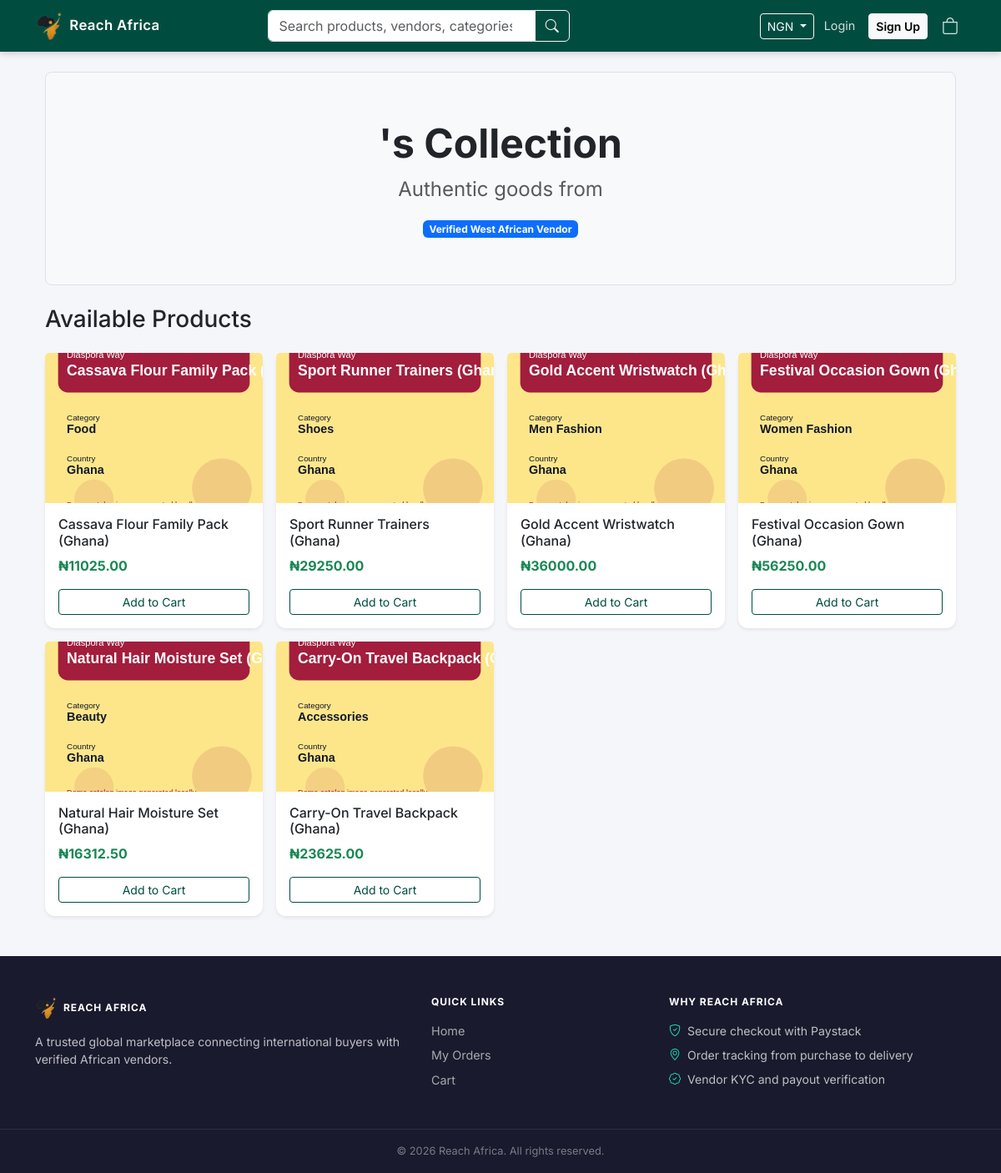
Screenshot of /vendor/vendor/13/ with the database file from the repository.
### products/models.py (models this page shows, shortened)
class Product(models.Model):
    class CountryChoices(models.TextChoices):
        NIGERIA = 'NG', 'Nigeria'
        GHANA = 'GH', 'Ghana'
    vendor = models.ForeignKey(settings.AUTH_USER_MODEL, on_delete=models.CASCADE, limit_choices_to={'role': 'vendor'})
    category = models.ForeignKey(Category, on_delete=models.CASCADE)
    country = models.CharField(max_length=2, choices=CountryChoices.choices, default=CountryChoices.NIGERIA)
    name = models.CharField(max_length=255)
    description = models.TextField()
    base_price = models.DecimalField(max_digits=12, decimal_places=2)  # Price vendor receives
    markup_percentage = models.DecimalField(max_digits=5, decimal_places=2, default=10.00)  # Default markup of 10%
    image = models.ImageField(upload_to='products/')
    stock = models.PositiveIntegerField(default=1)
    discount_percentage = models.DecimalField(max_digits=5, decimal_places=2, default=0.00)
    low_stock_threshold = models.PositiveIntegerField(default=5)
    is_active = models.BooleanField(default=True)
    created_at = models.DateTimeField(auto_now_add=True)
    is_promoted = models.BooleanField(default=False)
    promotion_expires_at = models.DateTimeField(null=True, blank=True)
    @property
    def selling_price(self):
        markup_amount = (self.base_price * self.markup_percentage) / 100
        return self.base_price + markup_amount

### products/views.py (the view)
# urls.py: path('vendor/<int:vendor_id>/', views.vendor_store, name='vendor_store'),
def vendor_store(request, vendor_id):
    vendor_products = Product.objects.filter(vendor_id=vendor_id, is_active=True)
    return render(request, 'products/vendor_store.html', {'products': vendor_products})

### core/context_processors.py (called while the page is built)
def currency_processor(request):
    currency = request.session.get('currency', 'NGN')
    if currency not in settings.CURRENCIES:
        currency = 'NGN'
    rate = settings.EXCHANGE_RATES.get(currency, 1.0)
    selected_currency = {
        'code': currency,
        **settings.CURRENCIES[currency],
    }
    currencies = [
        {'code': code, **details}
        for code, details in settings.CURRENCIES.items()
    ]
    return {
        'CURRENCY_CODE': currency,
        'CURRENCY_SYMBOL': selected_currency['symbol'],
        'CURRENCY_RATE': rate,
        'selected_currency': selected_currency,
        'currencies': currencies,
        'CURRENCY': selected_currency,
    }

### products/templatetags/currency_tags.py (called while the page is built)
@register.filter
def multiply(value, arg):
    try:
        return float(value) * float(arg)
    except (ValueError, TypeError):
        return value

### users/context_processors.py (called while the page is built)
def notification_count(request):
    if request.user.is_authenticated:
        count = Notification.objects.filter(user=request.user, is_read=False).count()
        return {'unread_notifications_count': count}
    return {'unread_notifications_count': 0}

### templates/products/vendor_store.html (shortened to what this page needs)
{% extends 'base.html' %}
{% load currency_tags %}
{% block content %}
<div class="container mt-4">
    <div class="p-5 mb-4 bg-light border rounded-3">
        <div class="container-fluid py-2 text-center">
            <h1 class="display-5 fw-bold">{{ vendor.first_name }}'s Collection</h1>
            <p class="col-md-8 fs-4 mx-auto text-muted">Authentic goods from {{ vendor.phone_number }}</p>
            <span class="badge bg-primary">Verified West African Vendor</span>
        </div>
    </div>
    <h3 class="mb-4">Available Products</h3>
    <div class="row g-3">
        {% for product in products %}
        <div class="col-6 col-md-3">
            <div class="card h-100 border-0 shadow-sm">
                <img src="{{ product.image.url }}" class="card-img-top" style="height: 180px; object-fit: cover;">
                <div class="card-body">
                    <h6>{{ product.name }}</h6>
                    <p class="text-success fw-bold">
                        {{ CURRENCY_SYMBOL }}{{ product.selling_price|multiply:CURRENCY_RATE|floatformat:2 }}
                    </p>
                    <form action="{% url 'cart_add' product.id %}" method="post">
                        <button type="submit" class="btn btn-sm btn-outline-primary w-100">Add to Cart</button>
                    </form>
                </div>
            </div>
        </div>
        {% empty %}
        <p class="text-center">This vendor currently has no active products.</p>
        {% endfor %}
    </div>
</div>
{% endblock %}

### templates/base.html (style rules this page uses)
:root { --ra-green: #004d40; --ra-green-hover: #00695c; --ra-accent: #1de9b6; }
body { background-color: #f5f6fa; font-family: 'Inter', sans-serif; }
.btn-outline-primary { color: var(--ra-green); border-color: var(--ra-green); }
.card { border-radius: 12px; }

### rows the page displays
Product: image (picture), name "Cassava Flour Family Pack (Ghana)", CURRENCY_SYMBOL "₦", selling_price|multiply "11025.00"
Product: image (picture), name "Sport Runner Trainers (Ghana)", CURRENCY_SYMBOL "₦", selling_price|multiply "29250.00"
Product: image (picture), name "Gold Accent Wristwatch (Ghana)", CURRENCY_SYMBOL "₦", selling_price|multiply "36000.00"
Product: image (picture), name "Festival Occasion Gown (Ghana)", CURRENCY_SYMBOL "₦", selling_price|multiply "56250.00"
Product: image (picture), name "Natural Hair Moisture Set (Ghana)", CURRENCY_SYMBOL "₦", selling_price|multiply "16312.50"
Product: image (picture), name "Carry-On Travel Backpack (Ghana)", CURRENCY_SYMBOL "₦", selling_price|multiply "23625.00"

### other values shown
{{ selected_currency.code }} "NGN"
